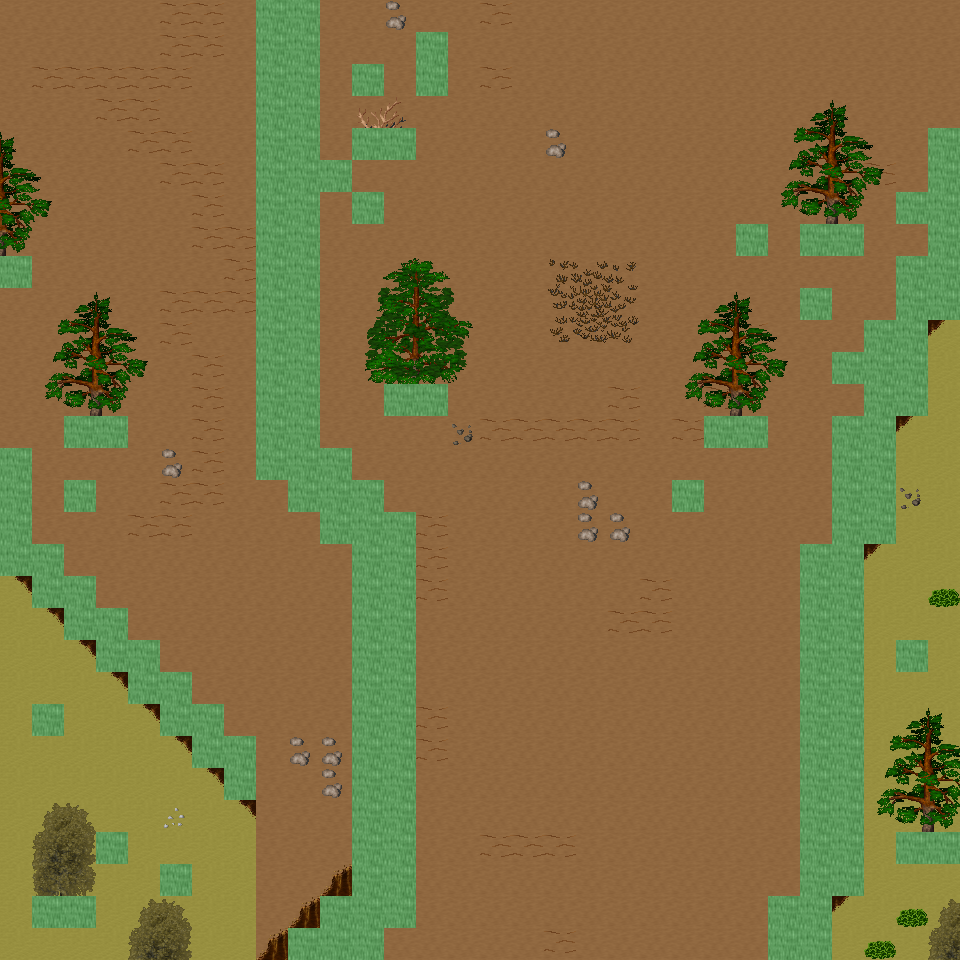

Rendered tile map (Tiled .tmx) drawn with the repository's tilesets; below, a short description and the map source with its tile grids summarised:
An orthogonal 30x30 tile map with 32x32 px tiles, 6 tile layers (Ground, Object, Object2, Above, ...), 57 tilesets and 8 objects (8x mapExit).

<map version="1.0" orientation="orthogonal" renderorder="right-down" width="30" height="30" tilewidth="32" tileheight="32" nextobjectid="9">
  <tileset firstgid="1" name="tileset_ground_ground" tilewidth="32" tileheight="32" tilecount="33" columns="3">
    <image source="../drawable/tileset_ground_ground.png" width="96" height="352" />
  </tileset>
  <tileset firstgid="34" name="tileset_ground_ice_ice" tilewidth="32" tileheight="32" tilecount="3" columns="3">
    <image source="../drawable/tileset_ground_ice_ice.png" width="96" height="32" />
  </tileset>
  <tileset firstgid="37" name="tileset_ground_indoor_brown_hole" tilewidth="32" tileheight="32" tilecount="56" columns="7">
    <image source="../drawable/tileset_ground_indoor_brown_hole.png" width="224" height="256" />
  </tileset>
  <tileset firstgid="93" name="tileset_ground_earth_edges" tilewidth="32" tileheight="32" tilecount="18" columns="6">
    <image source="../drawable/tileset_ground_earth_edges.png" width="192" height="96" />
  </tileset>
  <tileset firstgid="111" name="tileset_ground_rock_pebbles" tilewidth="32" tileheight="32" tilecount="3" columns="1">
    <image source="../drawable/tileset_ground_rock_pebbles.png" width="32" height="96" />
  </tileset>
  <tileset firstgid="114" name="tileset_item_corpse_huge_animal" tilewidth="32" tileheight="32" tilecount="16" columns="2">
    <image source="../drawable/tileset_item_corpse_huge_animal.png" width="64" height="256" />
  </tileset>
  <tileset firstgid="130" name="tileset_plant_flower_daisy_white" tilewidth="32" tileheight="32" tilecount="8" columns="2">
    <image source="../drawable/tileset_plant_flower_daisy_white.png" width="64" height="128" />
  </tileset>
  <tileset firstgid="138" name="tileset_ground_ridge_earth_dark" tilewidth="32" tileheight="32" tilecount="96" columns="12">
    <image source="../drawable/tileset_ground_ridge_earth_dark.png" width="384" height="256" />
  </tileset>
  <tileset firstgid="234" name="tileset_ground_grass_edges" tilewidth="32" tileheight="32" tilecount="36" columns="12">
    <image source="../drawable/tileset_ground_grass_edges.png" width="384" height="96" />
  </tileset>
  <tileset firstgid="270" name="tileset_ground_ridge_ice_2" tilewidth="32" tileheight="32" tilecount="42" columns="7">
    <image source="../drawable/tileset_ground_ridge_ice_2.png" width="224" height="192" />
  </tileset>
  <tileset firstgid="312" name="tileset_ground_ice_glacier" tilewidth="32" tileheight="32" tilecount="1" columns="1">
    <image source="../drawable/tileset_ground_ice_glacier.png" width="32" height="32" />
  </tileset>
  <tileset firstgid="313" name="tileset_plant_bush_large_brown" tilewidth="32" tileheight="32" tilecount="9" columns="3">
    <image source="../drawable/tileset_plant_bush_large_brown.png" width="96" height="96" />
  </tileset>
  <tileset firstgid="322" name="tileset_ground_ridge_ice" tilewidth="32" tileheight="32" tilecount="42" columns="7">
    <image source="../drawable/tileset_ground_ridge_ice.png" width="224" height="192" />
  </tileset>
  <tileset firstgid="364" name="tileset_plant_bush_various_small" tilewidth="32" tileheight="32" tilecount="9" columns="3">
    <image source="../drawable/tileset_plant_bush_various_small.png" width="96" height="96" />
  </tileset>
  <tileset firstgid="373" name="tileset_ground_rock_rocks_2" tilewidth="32" tileheight="32" tilecount="4" columns="2">
    <image source="../drawable/tileset_ground_rock_rocks_2.png" width="64" height="64" />
  </tileset>
  <tileset firstgid="377" name="tileset_ground_brown_2" tilewidth="32" tileheight="32" tilecount="2" columns="1">
    <image source="../drawable/tileset_ground_brown_2.png" width="32" height="64" />
  </tileset>
  <tileset firstgid="379" name="tileset_plant_bush_large_green" tilewidth="32" tileheight="32" tilecount="9" columns="3">
    <image source="../drawable/tileset_plant_bush_large_green.png" width="96" height="96" />
  </tileset>
  <tileset firstgid="388" name="tileset_plant_grasses" tilewidth="32" tileheight="32" tilecount="6" columns="3">
    <image source="../drawable/tileset_plant_grasses.png" width="96" height="64" />
  </tileset>
  <tileset firstgid="394" name="tileset_furniture_table_long_side_on_pale" tilewidth="32" tileheight="32" tilecount="3" columns="3">
    <image source="../drawable/tileset_furniture_table_long_side_on_pale.png" width="96" height="32" />
  </tileset>
  <tileset firstgid="397" name="tileset_item_blood_nsew_stains" tilewidth="32" tileheight="32" tilecount="4" columns="2">
    <image source="../drawable/tileset_item_blood_nsew_stains.png" width="64" height="64" />
  </tileset>
  <tileset firstgid="401" name="tileset_item_blood_floor_stains_2" tilewidth="32" tileheight="32" tilecount="4" columns="2">
    <image source="../drawable/tileset_item_blood_floor_stains_2.png" width="64" height="64" />
  </tileset>
  <tileset firstgid="405" name="tileset_item_statue_grey_stone" tilewidth="32" tileheight="32" tilecount="4" columns="2">
    <image source="../drawable/tileset_item_statue_grey_stone.png" width="64" height="64" />
  </tileset>
  <tileset firstgid="409" name="tileset_item_statue_cross" tilewidth="32" tileheight="32" tilecount="1" columns="1">
    <image source="../drawable/tileset_item_statue_cross.png" width="32" height="32" />
  </tileset>
  <tileset firstgid="410" name="tileset_item_button_gold" tilewidth="32" tileheight="32" tilecount="2" columns="2">
    <image source="../drawable/tileset_item_button_gold.png" width="64" height="32" />
  </tileset>
  <tileset firstgid="412" name="tileset_ground_rock_green_crystal" tilewidth="32" tileheight="32" tilecount="9" columns="3">
    <image source="../drawable/tileset_ground_rock_green_crystal.png" width="96" height="96" />
  </tileset>
  <tileset firstgid="421" name="tileset_item_statue_metal_and_stone" tilewidth="32" tileheight="32" tilecount="6" columns="3">
    <image source="../drawable/tileset_item_statue_metal_and_stone.png" width="96" height="64" />
  </tileset>
  <tileset firstgid="427" name="tileset_ground_ladder_horizontal_pale" tilewidth="32" tileheight="32" tilecount="3" columns="1">
    <image source="../drawable/tileset_ground_ladder_horizontal_pale.png" width="32" height="96" />
  </tileset>
  <tileset firstgid="430" name="tileset_building_fence_fence_chunky" tilewidth="32" tileheight="32" tilecount="21" columns="3">
    <image source="../drawable/tileset_building_fence_fence_chunky.png" width="96" height="224" />
  </tileset>
  <tileset firstgid="451" name="tileset_plant_bush_bushes" tilewidth="32" tileheight="32" tilecount="10" columns="5">
    <image source="../drawable/tileset_plant_bush_bushes.png" width="160" height="64" />
  </tileset>
  <tileset firstgid="461" name="tileset_item_blood_floor_stain" tilewidth="32" tileheight="32" tilecount="1" columns="1">
    <image source="../drawable/tileset_item_blood_floor_stain.png" width="32" height="32" />
  </tileset>
  <tileset firstgid="462" name="tileset_item_corpse_skull_dark" tilewidth="32" tileheight="32" tilecount="2" columns="2">
    <image source="../drawable/tileset_item_corpse_skull_dark.png" width="64" height="32" />
  </tileset>
  <tileset firstgid="464" name="tileset_logic_creature_human" tilewidth="32" tileheight="32" tilecount="5" columns="5">
    <image source="../drawable/tileset_logic_creature_human.png" width="160" height="32" />
  </tileset>
  <tileset firstgid="469" name="tileset_logic_creature_elemental" tilewidth="32" tileheight="32" tilecount="16" columns="8">
    <image source="../drawable/tileset_logic_creature_elemental.png" width="256" height="64" />
  </tileset>
  <tileset firstgid="485" name="tileset_logic_creature_undead" tilewidth="32" tileheight="32" tilecount="16" columns="8">
    <image source="../drawable/tileset_logic_creature_undead.png" width="256" height="64" />
  </tileset>
  <tileset firstgid="501" name="tileset_logic_item_sheepfood" tilewidth="32" tileheight="32" tilecount="1" columns="1">
    <image source="../drawable/tileset_logic_item_sheepfood.png" width="32" height="32" />
  </tileset>
  <tileset firstgid="502" name="tileset_logic_creature_sheep" tilewidth="32" tileheight="32" tilecount="1" columns="1">
    <image source="../drawable/tileset_logic_creature_sheep.png" width="32" height="32" />
  </tileset>
  <tileset firstgid="503" name="tileset_logic_collision" tilewidth="32" tileheight="32" tilecount="1" columns="1">
    <image source="../drawable/tileset_logic_collision.png" width="32" height="32" />
  </tileset>
  <tileset firstgid="504" name="tileset_plant_tree_taller_trees" tilewidth="32" tileheight="32" tilecount="32" columns="8">
    <image source="../drawable/tileset_plant_tree_taller_trees.png" width="256" height="128" />
  </tileset>
  <tileset firstgid="536" name="tileset_building_wall_int_clay" tilewidth="32" tileheight="32" tilecount="100" columns="10">
    <image source="../drawable/tileset_building_wall_int_clay.png" width="320" height="320" />
  </tileset>
  <tileset firstgid="636" name="tileset_plant_tree_pine_tree" tilewidth="32" tileheight="32" tilecount="20" columns="4">
    <image source="../drawable/tileset_plant_tree_pine_tree.png" width="128" height="160" />
  </tileset>
  <tileset firstgid="656" name="tileset_plant_tree_pine_tree_1" tilewidth="32" tileheight="32" tilecount="20" columns="4">
    <image source="../drawable/tileset_plant_tree_pine_tree_1.png" width="128" height="160" />
  </tileset>
  <tileset firstgid="676" name="tileset_plant_stump_hollow_logs" tilewidth="32" tileheight="32" tilecount="6" columns="3">
    <image source="../drawable/tileset_plant_stump_hollow_logs.png" width="96" height="64" />
  </tileset>
  <tileset firstgid="682" name="tileset_plant_stump_small_stump" tilewidth="32" tileheight="32" tilecount="4" columns="2">
    <image source="../drawable/tileset_plant_stump_small_stump.png" width="64" height="64" />
  </tileset>
  <tileset firstgid="686" name="tileset_plant_stump_stump_snow1" tilewidth="32" tileheight="32" tilecount="2" columns="2">
    <image source="../drawable/tileset_plant_stump_stump_snow1.png" width="64" height="32" />
  </tileset>
  <tileset firstgid="688" name="tileset_plant_stump_stump_snow" tilewidth="32" tileheight="32" tilecount="2" columns="2">
    <image source="../drawable/tileset_plant_stump_stump_snow.png" width="64" height="32" />
  </tileset>
  <tileset firstgid="690" name="tileset_building_decoration_rocks" tilewidth="32" tileheight="32" tilecount="6" columns="3">
    <image source="../drawable/tileset_building_decoration_rocks.png" width="96" height="64" />
  </tileset>
  <tileset firstgid="696" name="tileset_ground_rock_rocks" tilewidth="32" tileheight="32" tilecount="4" columns="2">
    <image source="../drawable/tileset_ground_rock_rocks.png" width="64" height="64" />
  </tileset>
  <tileset firstgid="700" name="tileset_ground_grass_corners" tilewidth="32" tileheight="32" tilecount="24" columns="6">
    <image source="../drawable/tileset_ground_grass_corners.png" width="192" height="128" />
  </tileset>
  <tileset firstgid="724" name="tileset_plant_lily_pads" tilewidth="32" tileheight="32" tilecount="2" columns="1">
    <image source="../drawable/tileset_plant_lily_pads.png" width="32" height="64" />
  </tileset>
  <tileset firstgid="726" name="tileset_plant_tree_snow_on_pine" tilewidth="32" tileheight="32" tilecount="20" columns="4">
    <image source="../drawable/tileset_plant_tree_snow_on_pine.png" width="128" height="160" />
  </tileset>
  <tileset firstgid="746" name="tileset_ground_stonecircle" tilewidth="32" tileheight="32" tilecount="81" columns="9">
    <image source="../drawable/tileset_ground_stonecircle.png" width="288" height="288" />
  </tileset>
  <tileset firstgid="827" name="tileset_object_rotating_crystal" tilewidth="32" tileheight="32" tilecount="48" columns="8">
    <image source="../drawable/tileset_object_rotating_crystal.png" width="256" height="192" />
  </tileset>
  <tileset firstgid="875" name="tileset_light_white_1x1" tilewidth="32" tileheight="32" tilecount="1" columns="1">
    <image source="../drawable/tileset_light_white_1x1.png" width="32" height="32" />
  </tileset>
  <tileset firstgid="876" name="tileset_light_light_5x5" tilewidth="32" tileheight="32" tilecount="25" columns="5">
    <image source="../drawable/tileset_light_light_5x5.png" width="160" height="160" />
  </tileset>
  <tileset firstgid="901" name="tileset_logic_creature_fowl" tilewidth="32" tileheight="32" tilecount="6" columns="6">
    <image source="../drawable/tileset_logic_creature_fowl.png" width="192" height="32" />
  </tileset>
  <tileset firstgid="907" name="tileset_building_wall_int_sandstone" tilewidth="32" tileheight="32" tilecount="15" columns="3">
    <image source="../drawable/tileset_building_wall_int_sandstone.png" width="96" height="160" />
  </tileset>
  <tileset firstgid="922" name="tileset_logic_creature_animal" tilewidth="32" tileheight="32" tilecount="32" columns="8">
    <image source="../drawable/tileset_logic_creature_animal.png" width="256" height="128" />
  </tileset>
  <layer name="Ground" width="30" height="30">
    <data>[900 cells, 900 non-empty, 2 distinct tile ids]</data>
  </layer>
  <layer name="Object" width="30" height="30">
    <data>[900 cells, 255 non-empty, 46 distinct tile ids]</data>
  </layer>
  <layer name="Object2" width="30" height="30">
    <data>[900 cells, 0 non-empty, 0 distinct tile ids]</data>
  </layer>
  <layer name="Above" width="30" height="30">
    <data>[900 cells, 106 non-empty, 42 distinct tile ids]</data>
  </layer>
  <layer name="Above2" width="30" height="30">
    <data>[900 cells, 0 non-empty, 0 distinct tile ids]</data>
  </layer>
  <layer name="Walkable" width="30" height="30">
    <data>[900 cells, 161 non-empty, 1 distinct tile ids]</data>
  </layer>
  <objectgroup name="MapEvents">
    <object id="1" name="north" type="mapExit" x="0" y="0" width="256" height="32">
      <properties>
        <property name="map" value="level_0_x72_y9" />
        <property name="x" value="0" />
        <property name="y" value="28" />
      </properties>
    </object>
    <object id="2" name="north2" type="mapExit" x="320" y="0" width="640" height="32">
      <properties>
        <property name="map" value="level_0_x72_y9" />
        <property name="x" value="10" />
        <property name="y" value="28" />
      </properties>
    </object>
    <object id="3" name="south" type="mapExit" x="0" y="928" width="288" height="32">
      <properties>
        <property name="map" value="level_0_x72_y11" />
        <property name="x" value="0" />
        <property name="y" value="1" />
      </properties>
    </object>
    <object id="4" name="south2" type="mapExit" x="384" y="928" width="384" height="32">
      <properties>
        <property name="map" value="level_0_x72_y11" />
        <property name="x" value="12" />
        <property name="y" value="1" />
      </properties>
    </object>
    <object id="5" name="south3" type="mapExit" x="832" y="928" width="128" height="32">
      <properties>
        <property name="map" value="level_0_x72_y11" />
        <property name="x" value="26" />
        <property name="y" value="1" />
      </properties>
    </object>
    <object id="6" name="west" type="mapExit" x="0" y="0" width="32" height="256">
      <properties>
        <property name="map" value="level_0_x71_y10" />
        <property name="x" value="28" />
        <property name="y" value="0" />
      </properties>
    </object>
    <object id="7" name="west2" type="mapExit" x="0" y="288" width="32" height="160">
      <properties>
        <property name="map" value="level_0_x71_y10" />
        <property name="x" value="28" />
        <property name="y" value="9" />
      </properties>
    </object>
    <object id="8" name="west3" type="mapExit" x="0" y="576" width="32" height="384">
      <properties>
        <property name="map" value="level_0_x71_y10" />
        <property name="x" value="28" />
        <property name="y" value="18" />
      </properties>
    </object>
  </objectgroup>
</map>
